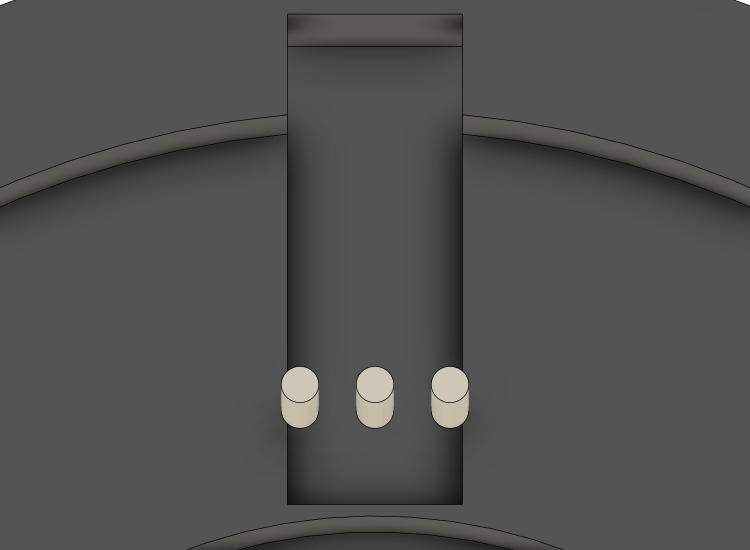
#> input picture robot_cad_v2/manufacturing/explain/leg_groove_renders/knee_before.png, 1500 x 1100 px (shown at 1/2 size)
$ python leg_plate_lead_groove.py
#> lines starting #> are read from the running program, lines starting #| are printed output that depends on the picture
"""Knee / wheel PETG plate lead groove 7 -> 12 mm wide, start r 21.5 -> 23 (10-29, same groove as the hip plate):
the AKE60's three phase pins (Ø1.5 x 4, r 25 on the lead direction, 3 mm apart) stop 1.5 mm short of the plate face
(pocket 2.5 deep here, 4 on the hip), so they never touched, but the outer two hung over the edges of the 7 mm groove
and the soldered wires had only the 1.5 mm gap there; the groove end also left a 0.5 mm PETG fin beside the Ø42 pocket.
Renders from the motor side (leg_groove_renders/, Fusion, left thigh knee plate; the shank wheel plate is the same
section), a section across the groove through the pins and one along it.  Explanatory figure, not a drawing.
Heights Z from the plate's far face (0) to its motor-side face (9).

    python leg_plate_lead_groove.py [OUT.png]
"""
import pathlib
import sys

import matplotlib
matplotlib.use('Agg')
import matplotlib.pyplot as plt
from matplotlib.patches import Polygon, Rectangle

HERE = pathlib.Path(__file__).resolve().parent
plt.rcParams['font.family'] = 'Malgun Gothic'
plt.rcParams['axes.unicode_minus'] = False
RED, GREEN, GREY, PIN = '#d62728', '#2a9d3c', '#c9ced6', '#d9d4c4'
PINS = (-3.0, 0.0, 3.0)
PIN_R, PIN_L, R_PIN = 0.75, 4.0, 25.0
T, FLOOR, TIP = 9.0, 7.0, 10.5             # plate face, groove floor (2 deep), pin tips (1.5 off the face)
POCKET_R, POCKET_Z = 21.025, 6.5           # Ø42.05 pilot pocket, 2.5 deep
RECESS_R, RECESS_Z = 22.8, 3.7             # far-face stator ring recess Ø45.6
G1 = 41.0


def render(ax, path, title, colour, notes):
    ax.imshow(plt.imread(path)[:, 150:1350])
    ax.set_axis_off()
    ax.set_title(title, fontsize=14, weight='bold', color=colour)
    for txt, xy, xyt, c in notes:
        ax.annotate(txt, (xy[0] - 150, xy[1]), (xyt[0] - 150, xyt[1]), fontsize=12, color=c, weight='bold',
                    ha='center', va='center', bbox=dict(fc='white', ec=c, alpha=0.92, boxstyle='round,pad=0.35'),
                    arrowprops=dict(arrowstyle='->', color=c, lw=2.0) if xy != xyt else None)


def across(ax, width, colour, title):
    """Section across the groove at r 25, looking outward along the groove (pins in section)."""
    h = width / 2
    plate = [(-11, 0.0), (11, 0.0), (11, T), (h, T), (h, FLOOR), (-h, FLOOR), (-h, T), (-11, T)]
    ax.add_patch(Polygon(plate, closed=True, fc=GREY, ec='k', lw=1.2))
    ax.text(-8.0, 2.0, 'PETG 판', fontsize=10, ha='center')
    ax.add_patch(Rectangle((-11, TIP + PIN_L), 22, 1.5, fc='#e8e2d0', ec='0.4', lw=0.8, hatch='///'))
    ax.text(0, TIP + PIN_L + 0.75, '모터 고정자 (핀이 나오는 면)', fontsize=10, ha='center', va='center')
    for a in PINS:
        ax.add_patch(Rectangle((a - PIN_R, TIP), 2 * PIN_R, PIN_L, fc=PIN, ec='k', lw=1.0))
    ax.text(0, TIP + 2.0, '3상 핀\nØ1.5', fontsize=9, ha='center', va='center')
    ax.annotate('', (-h, FLOOR - 0.6), (h, FLOOR - 0.6), arrowprops=dict(arrowstyle='<->', color=colour, lw=1.4,
                                                                         shrinkA=0, shrinkB=0))
    ax.text(0, FLOOR - 1.3, '홈 폭 %.0f' % width, color=colour, fontsize=12, weight='bold', ha='center', va='center')
    ax.annotate('', (8.5, T), (8.5, TIP), arrowprops=dict(arrowstyle='<->', lw=1.2, shrinkA=0, shrinkB=0))
    ax.text(8.9, (T + TIP) / 2, '1.5', fontsize=10, ha='left', va='center')
    if h < 3 + PIN_R:
        ax.annotate('바깥 핀이 홈 가장자리 위에 걸림 (0.25 mm씩)\n→ 납땜한 선이 판 면과 1.5 mm 틈에 끼임',
                    (3.6, T + 0.2), (0.0, 17.5), fontsize=10.5, color=RED, weight='bold', ha='center', va='center',
                    arrowprops=dict(arrowstyle='->', color=RED, lw=1.6))
    else:
        ax.annotate('', (3 + PIN_R, T - 0.6), (h, T - 0.6),
                    arrowprops=dict(arrowstyle='<->', color=colour, lw=1.4, shrinkA=0, shrinkB=0))
        ax.text((3 + PIN_R + h) / 2, T - 1.3, '%.2f' % (h - 3 - PIN_R), color=colour, fontsize=11.5, weight='bold',
                ha='center')
        ax.text(0, 17.6, '핀 아래 3.5 mm, 양옆 %.2f mm 빈 공간 → 납땜·선 굽힘 자리' % (h - 3 - PIN_R), color=colour,
                fontsize=11, weight='bold', ha='center', va='center')
    ax.set_xlim(-11.5, 11.5); ax.set_ylim(-0.5, 19.0); ax.set_aspect('equal')
    ax.set_xlabel('홈을 가로지르는 방향 [mm] (0 = 홈 중심)', fontsize=10)
    ax.set_ylabel('Z [mm] (판 바깥 0 → 모터 쪽 면 9)', fontsize=10)
    ax.set_title(title, fontsize=13, weight='bold', color=colour)
    ax.grid(alpha=0.25); ax.tick_params(labelsize=9)


def along(ax, g0, colour, title):
    """Section along the groove axis: Ø30 hole, far-face recess, Ø42 pocket, wall to the groove, groove, pin, can,
    axial lead slot in the housing wall (r 35 .. 41, past the can r 34.5), wire path to the driver cup."""
    plate = [(15.0, RECESS_Z), (RECESS_R, RECESS_Z), (RECESS_R, 0.0), (44.0, 0.0), (44.0, 31.0), (G1, 31.0),
             (G1, FLOOR), (g0, FLOOR), (g0, T), (POCKET_R, T), (POCKET_R, POCKET_Z), (15.0, POCKET_Z)]
    ax.add_patch(Polygon(plate, closed=True, fc=GREY, ec='k', lw=1.2))
    ax.text(30.0, 3.2, 'PETG 판 (두께 9)', fontsize=10, ha='center')
    ax.text(42.5, 20.0, '하우징\n벽\nr 41\n~44', fontsize=8.5, ha='center', va='center')
    ax.add_patch(Rectangle((R_PIN - PIN_R, TIP), 2 * PIN_R, PIN_L, fc=PIN, ec='k', lw=1.0))
    ax.add_patch(Rectangle((20.3, TIP + PIN_L), 10.45, 1.5, fc='#e8e2d0', ec='0.4', lw=0.8, hatch='///'))
    ax.text(25.5, TIP + PIN_L + 0.75, '고정자', fontsize=9.5, ha='center', va='center')
    ax.add_patch(Rectangle((33.0, 14.0), 1.5, 14.7, fc='#9aa0aa', ec='0.3', lw=0.8))
    ax.text(32.6, 24.0, '로터 캔\n(돌아감)', fontsize=9, ha='right', va='center')
    ax.plot([37.0, 37.0], [T, 31.0], color='0.35', lw=1.0, ls=':')
    ax.text(36.6, 29.6, '캔 공간 r 37', fontsize=8.5, ha='right', color='0.3')
    ax.add_patch(Rectangle((35.0, FLOOR), 6.0, 31.0 - FLOOR, fc='none', ec='#3a78c2', lw=1.2, ls='--'))
    ax.text(38.0, 32.0, '세로 슬롯 r 35~41, 폭 7\n→ 드라이버 컵 슬롯(폭 9)', fontsize=9, ha='center', va='bottom',
            color='#3a78c2')
    path = [(R_PIN, TIP + 0.1), (R_PIN + 0.4, 8.0), (27.5, 7.8), (38.0, 7.8), (39.2, 9.5), (39.2, 30.5)]
    xs, ys = zip(*path)
    ax.plot(xs, ys, color='#e07b00', lw=3.2, solid_capstyle='round')
    ax.annotate('납땜한 상 선: 홈 바닥을 따라 바깥으로 →\n캔 바깥 슬롯을 따라 위로 → 드라이버', (32.0, 7.8), (29.0, -3.6),
                fontsize=10.5, color='#e07b00', weight='bold', ha='center', annotation_clip=False,
                arrowprops=dict(arrowstyle='->', color='#e07b00'))
    wall = g0 - POCKET_R
    ax.annotate('', (POCKET_R, T + 0.6), (g0, T + 0.6), arrowprops=dict(arrowstyle='<->', lw=1.2, color=colour,
                                                                       shrinkA=0, shrinkB=0))
    ax.text((POCKET_R + g0) / 2, T + 1.9 if wall < 1 else T + 1.2, '%.1f' % wall, fontsize=11, ha='center',
            color=colour, weight='bold')
    ax.annotate('', (29.0, FLOOR), (29.0, T), arrowprops=dict(arrowstyle='<->', lw=1.2, shrinkA=0, shrinkB=0))
    ax.text(29.3, 8.0, '2', fontsize=10, ha='left', va='center')
    ax.text(18.0, 8.3, 'Ø42 포켓\n(모터 링)', fontsize=9.5, ha='center')
    ax.set_xlim(14, 47); ax.set_ylim(-5, 36); ax.set_aspect('equal')
    ax.set_xlabel('모터 축에서 반경 [mm] (홈 방향)', fontsize=10)
    ax.set_ylabel('Z [mm]', fontsize=10)
    ax.set_title(title, fontsize=13, weight='bold', color=colour)
    ax.grid(alpha=0.25); ax.tick_params(labelsize=9)


def main():
    out = sys.argv[1] if len(sys.argv) > 1 else HERE / 'leg_plate_lead_groove.png'
    rd = HERE / 'leg_groove_renders'
    fig = plt.figure(figsize=(18, 24))
    fig.text(0.5, 0.995, 'knee·wheel PETG 판 리드선 홈: 폭 7 → 12 mm, 시작 반경 21.5 → 23 mm (hip 판과 같은 홈)',
             ha='center', va='top', fontsize=20, weight='bold')
    fig.text(0.5, 0.980, '허벅지 knee 판(왼쪽)으로 그림. 정강이 wheel 판도 같은 단면이고 오른쪽은 거울상. '
             '핀 끝은 판 면에서 1.5 mm 떨어져 있어 판에 닿지는 않았음', ha='center', va='top', fontsize=13)
    a = fig.add_axes([0.02, 0.655, 0.47, 0.295])
    render(a, rd / 'knee_before.png', '① 고치기 전 — 모터 쪽에서 본 모습 (홈 폭 7)', RED,
           [('바깥 핀 2개가 홈\n가장자리 위에 걸림', (575, 800), (330, 560), RED),
            ('', (925, 800), (330, 560), RED),
            ('포켓 옆 살 0.5 mm', (750, 1022), (1130, 940), RED),
            ('세로 슬롯(폭 7) → 컵', (750, 150), (750, 150), 'k')])
    a = fig.add_axes([0.51, 0.655, 0.47, 0.295])
    render(a, rd / 'knee_after.png', '① 고친 뒤 — 같은 시점 (홈 폭 12)', GREEN,
           [('세 핀 모두 홈 안\n(옆벽까지 2.25 mm)', (900, 800), (1230, 600), GREEN),
            ('포켓 옆 살 2.0 mm', (750, 985), (1130, 1040), GREEN),
            ('세로 슬롯(폭 7) → 컵', (750, 150), (750, 150), 'k')])
#> call 2 of render, with title = '① 고친 뒤 — 같은 시점 (홈 폭 12)', colour = '#2a9d3c'
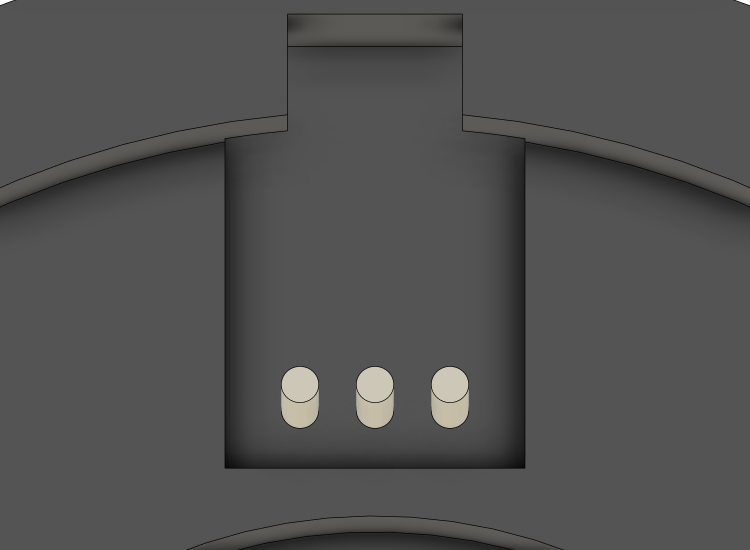
#> input picture robot_cad_v2/manufacturing/explain/leg_groove_renders/knee_after.png, 1500 x 1100 px (shown at 1/2 size)
    across(fig.add_axes([0.05, 0.45, 0.42, 0.19]), 7.0, RED, '② 고치기 전 — 핀을 지나며 홈을 가로지른 단면')
    across(fig.add_axes([0.54, 0.45, 0.42, 0.19]), 12.0, GREEN, '② 고친 뒤 — 같은 단면')
    along(fig.add_axes([0.03, 0.06, 0.46, 0.36]), 21.5, RED, '③ 고치기 전 — 홈 방향 단면 (포켓 옆 살 0.5)')
    along(fig.add_axes([0.52, 0.06, 0.46, 0.36]), 23.0, GREEN, '③ 고친 뒤 — 홈 방향 단면 (포켓 옆 살 2.0)')
    fig.text(0.05, 0.035,
             '바뀐 것: 홈 폭 7 → 12, 시작 반경 21.5 → 23 (깊이 2, 끝 반경 41, 세로 슬롯 폭 7 그대로).  '
             '핀–판 최소 1.5 → 1.95 mm, 홈 옆벽까지 2.25 mm.\n'
             '          Ø42 포켓 옆 PETG 살 0.5 → 2.0 mm (0.5 mm는 0.4 노즐로 제대로 나오지 않는 두께).\n'
             '그대로인 것: 구멍·포켓·나사 위치, 컵 인서트, 링크 바깥 형상 — 깎아 내기만 해서 짝 부품 조립 위치는 그대로.',
             fontsize=12.5, va='top', linespacing=1.7)
    fig.savefig(out, dpi=90, bbox_inches='tight')
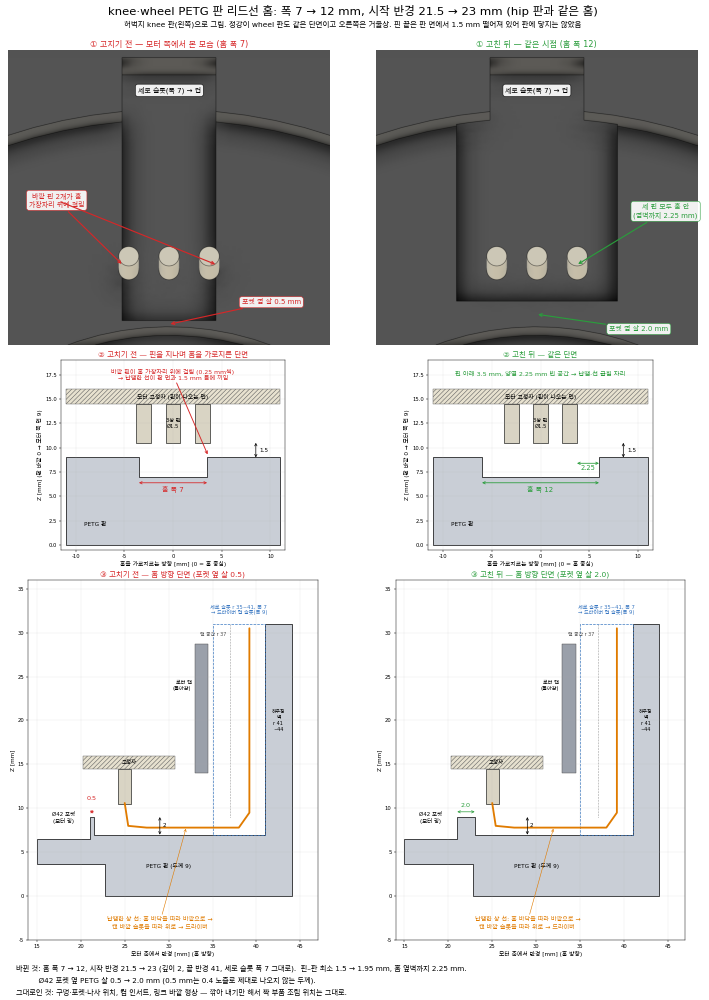
#> figure drawn by matplotlib, 6 panels
    print('wrote', out)


if __name__ == '__main__':
    main()
